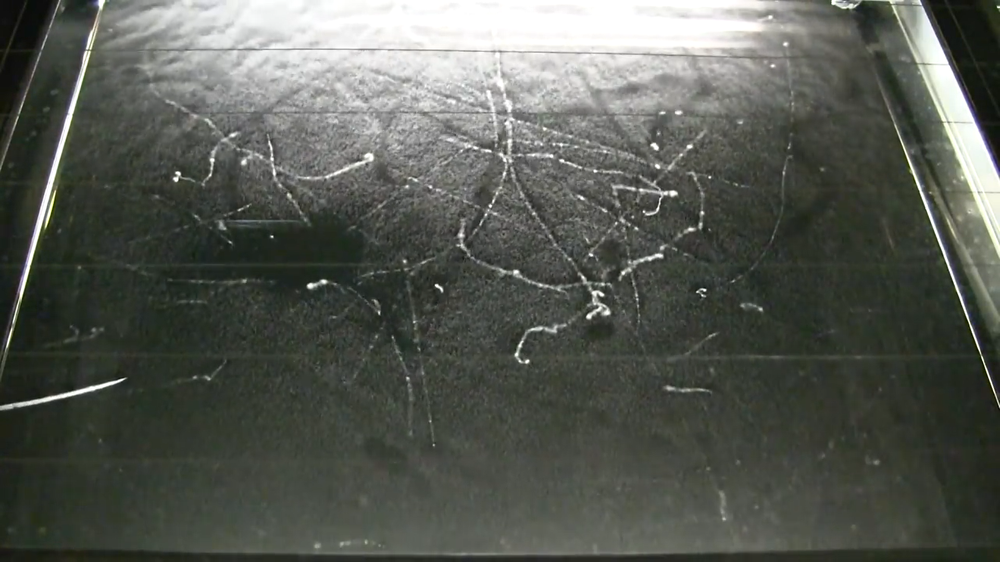
#> input picture images/train/cloudchamber1.png, 1000 x 562 px, shrunk from 1920 x 1080 before the run, found by its file name
$ python load_and_show_image.py
#> lines starting #> are read from the running program, lines starting #| are printed output that depends on the picture; after the words box and inside, x2 and y2 are one past the last pixel; in counts of white or black regions, pixels touching at a corner belong together
import cv2

img = cv2.imread('/Users/parakhkotwani/Downloads/Particle-Identification-System-in-Cloud-Chamber-Using-YoloV5-main/images/train/cloudchamber1.png')
#> img is the input picture: shape (562, 1000, 3); mean B, G, R 82.9, 90.1, 86.6

if img is None:
    print("Error: Image not found or path is incorrect.")
else:
    gray = cv2.cvtColor(img, cv2.COLOR_BGR2GRAY)  # Convert to grayscale

    blurred = cv2.GaussianBlur(gray, (5, 5), 0)

    thresh = cv2.adaptiveThreshold(
        blurred, 255,
        cv2.ADAPTIVE_THRESH_GAUSSIAN_C,
        cv2.THRESH_BINARY_INV,
        11, 2)
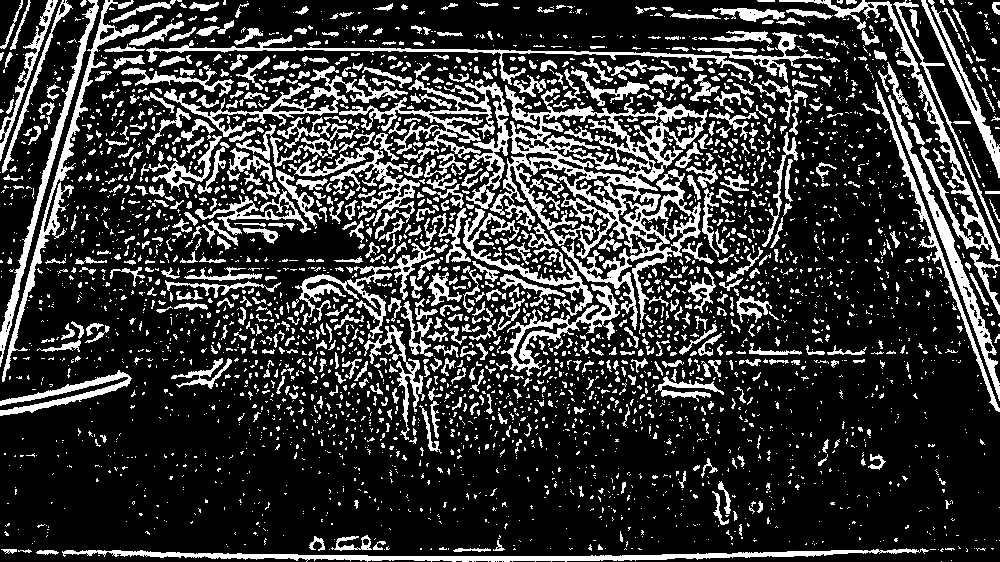
#> thresh: shape (562, 1000); 22.2% white; 3346 white regions (2574 under 20 px), largest, box (x1, y1, x2, y2) and area: (339, 79, 708, 334) 16540, (62, 548, 929, 562) 4007, (779, 0, 1000, 261) 3218

    cv2.imshow('Enhanced Particle Tracks', thresh)
    cv2.waitKey(0)
    cv2.destroyAllWindows()

$ run again, with images/train/cloudchamber10.png copied over images/train/cloudchamber1.png
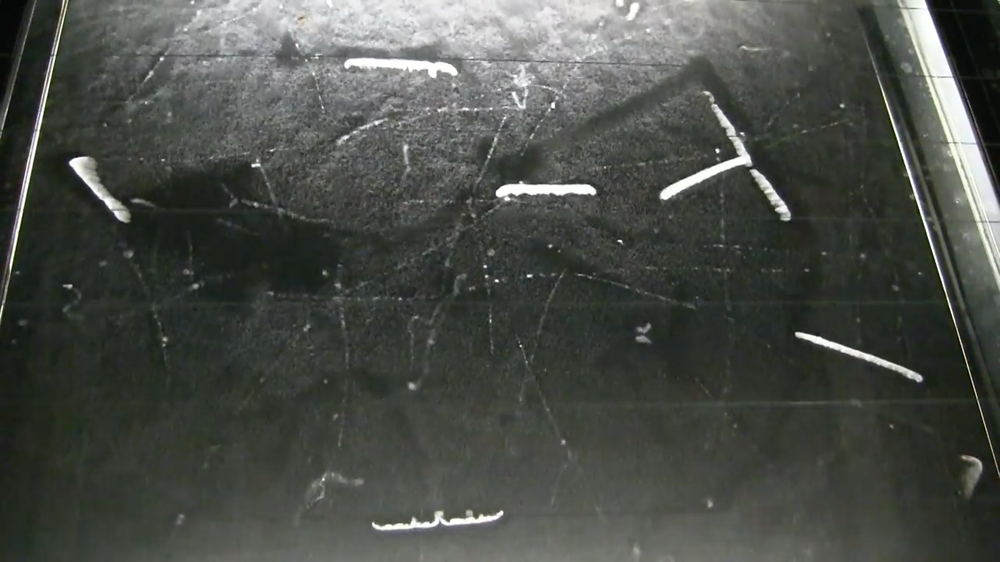
#> input picture images/train/cloudchamber10.png, 1000 x 562 px, shrunk from 1920 x 1080 before the run, found by its file name
#> img is the input picture: shape (562, 1000, 3); mean B, G, R 72.1, 77.4, 74
#> `thresh = cv2.adaptiveThreshold( blurred, 255, cv2.ADAPTIVE_THRESH_GAUS..`:
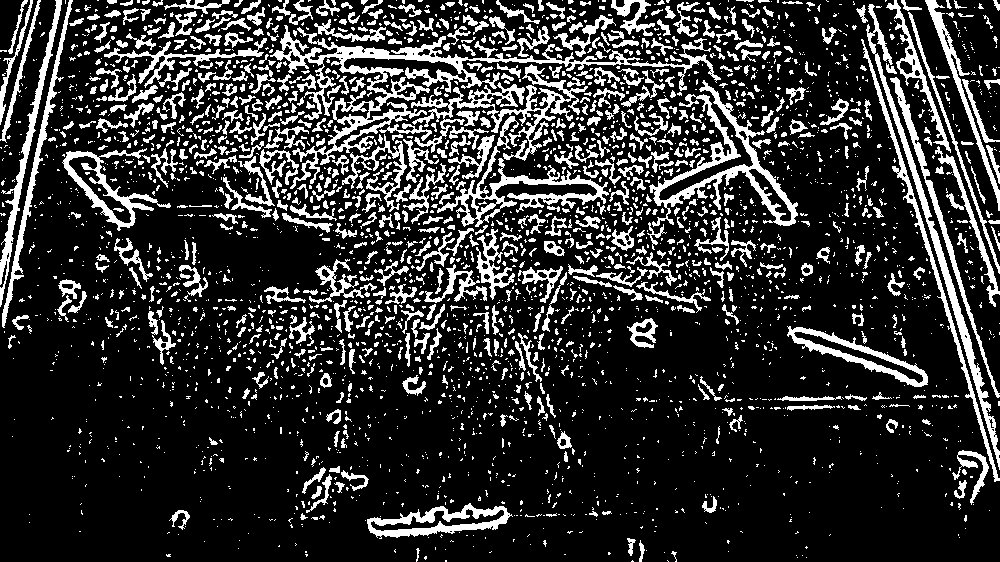
#> thresh: shape (562, 1000); 19.6% white; 3173 white regions (2396 under 20 px), largest, box (x1, y1, x2, y2) and area: (270, 25, 721, 189) 8270, (649, 80, 798, 227) 3968, (411, 64, 588, 161) 3516

$ run again, with images/train/cloudchamber11.png copied over images/train/cloudchamber1.png
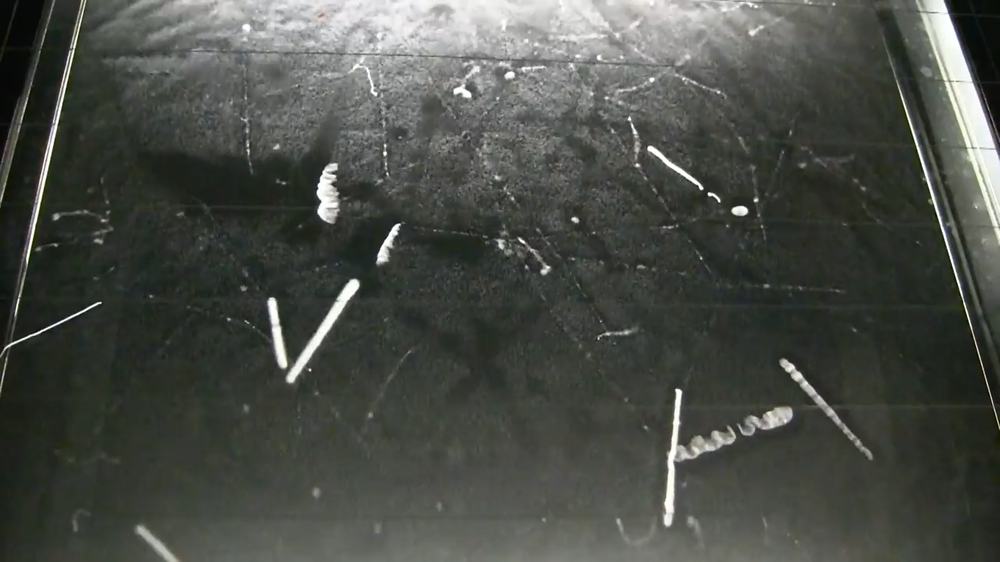
#> input picture images/train/cloudchamber11.png, 1000 x 562 px, shrunk from 1920 x 1080 before the run, found by its file name
#> img is the input picture: shape (562, 1000, 3); mean B, G, R 70.9, 77, 73.8
#> `thresh = cv2.adaptiveThreshold( blurred, 255, cv2.ADAPTIVE_THRESH_GAUS..`:
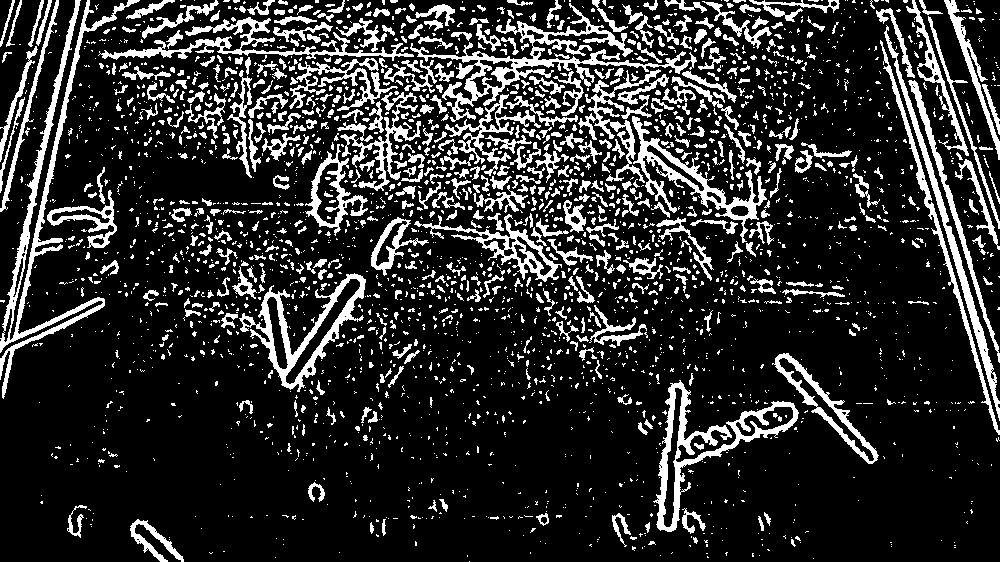
#> thresh: shape (562, 1000); 17.9% white; 2832 white regions (2199 under 20 px), largest, box (x1, y1, x2, y2) and area: (0, 0, 140, 399) 5605, (410, 3, 697, 122) 4992, (653, 380, 799, 532) 3769

$ run again, with images/train/cloudchamber12.png copied over images/train/cloudchamber1.png
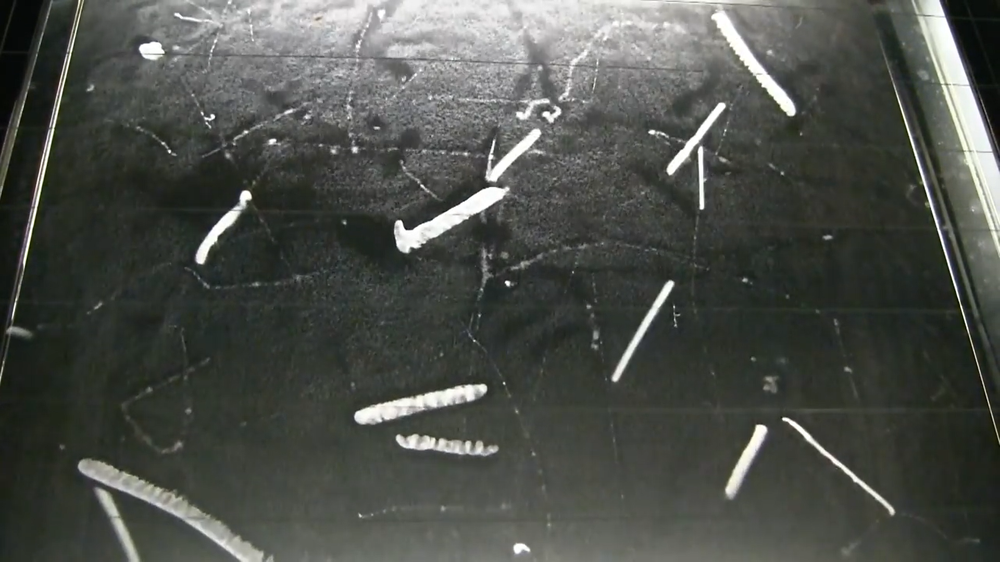
#> input picture images/train/cloudchamber12.png, 1000 x 562 px, shrunk from 1920 x 1080 before the run, found by its file name
#> img is the input picture: shape (562, 1000, 3); mean B, G, R 74.2, 79.6, 76.6
#> `thresh = cv2.adaptiveThreshold( blurred, 255, cv2.ADAPTIVE_THRESH_GAUS..`:
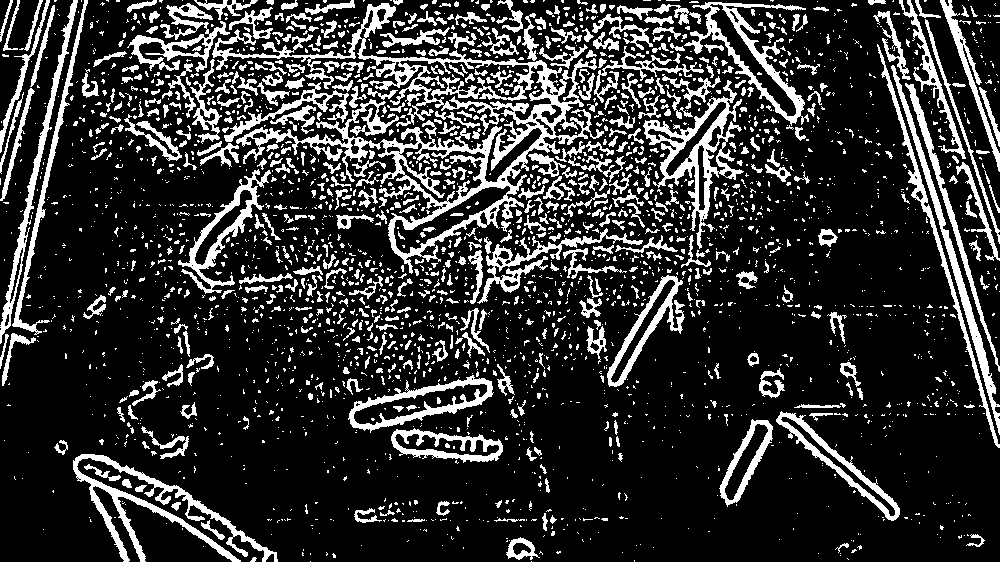
#> thresh: shape (562, 1000); 19.6% white; 2755 white regions (2143 under 20 px), largest, box (x1, y1, x2, y2) and area: (212, 3, 604, 274) 16470, (73, 454, 278, 562) 3866, (643, 80, 744, 249) 3656
